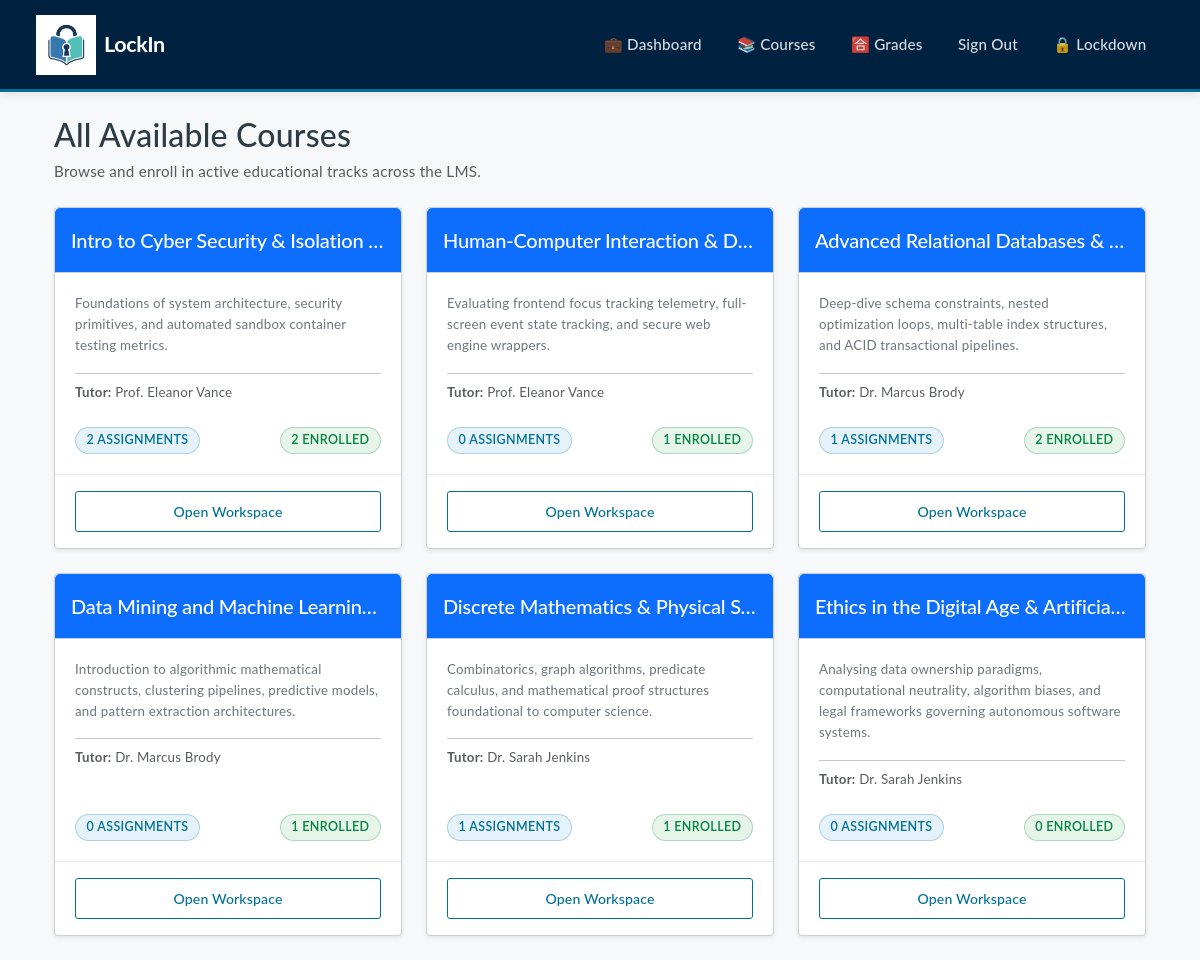
Screenshot of /courses/all (signed in) with the database file from the repository.
### lms_app/models.py (models this page shows, shortened)
class Course(db.Model):
    __tablename__ = 'courses'
    id = db.Column(db.Integer, primary_key=True, autoincrement=True)
    title = db.Column(db.String(255), nullable=False)
    description = db.Column(db.Text, nullable=False)
    teacher_id = db.Column(db.Integer, db.ForeignKey('users.id'), nullable=False)
    enrollments = db.relationship('Enrollment', backref='course', lazy=True)
    assignments = db.relationship('Assignment', backref='course', lazy=True)

class User(db.Model):
    __tablename__ = 'users'
    id = db.Column(db.Integer, primary_key=True, autoincrement=True)
    name = db.Column(db.String(255), nullable=False)
    email = db.Column(db.String(255), unique=True, nullable=False)
    password_hash = db.Column(db.String(255), nullable=False)
    role = db.Column(db.String(50), nullable=False, default="student")  # CHECK constraint handled in DB
    courses_taught = db.relationship('Course', backref='teacher', lazy=True)
    enrollments = db.relationship('Enrollment', backref='student', lazy=True)
    submissions = db.relationship('Submission', backref='student', lazy=True)

### lms_app/courses/routes.py (the view)
@courses_bp.route("/all", methods=["GET"])
def courses_page():
    if "user_id" not in session:
        return redirect(url_for("users.sign_in_page"))
    courses = Course.query.all()
    return render_template(
        "courses.html",
        courses=courses
    )

### lms_app/templates/courses.html (shortened to what this page needs)
{% extends "base.html" %}
{% block content %}
<div class="container mt-2">
    <div class="d-flex justify-content-between align-items-center mb-4">
        <div>
            <h2 class="mb-1">All Available Courses</h2>
            <p class="text-muted mb-0">Browse and enroll in active educational tracks across the LMS.</p>
        </div>
    </div>
    <div class="row">
        {% if courses %}
            {% for course in courses %}
                <div class="col-lg-4 col-md-6 mb-4">
                    <div class="card shadow-sm border-0 h-100 course-card bg-white">
                        <div class="card-header text-white py-3" style="background: #0d6efd;">
                            <h5 class="mb-0 text-truncate">{{ course.title }}</h5>
                        </div>
                        <div class="card-body d-flex flex-column justify-content-between">
                            <div>
                                <p class="text-secondary small mb-3 text-truncate-3">{{ course.description }}</p>
                                <hr class="opacity-10 my-2">
                                <p class="text-muted small mb-3">
                                    <strong>Tutor:</strong> {{ course.teacher.name }}
                                </p>
                            </div>
                            <div class="d-flex justify-content-between align-items-center mt-auto pt-2">
                                <span class="badge bg-primary-subtle text-primary border border-primary-subtle rounded-pill px-3">
                                    {{ course.assignments|length }} Assignments
                                </span>
                                <span class="badge bg-success-subtle text-success border border-success-subtle rounded-pill px-3">
                                    {{ course.enrollments|length }} Enrolled
                                </span>
                            </div>
                        </div>
                        <div class="card-footer bg-transparent border-0 pt-0 pb-3 px-3 d-flex flex-column gap-2">
                            {% set is_enrolled = false %}
                            {% for enrollment in course.enrollments %}
                                {% if enrollment.student_id == session.get('user_id') %}
                                    {% set is_enrolled = true %}
                                {% endif %}
                            {% endfor %}
                            {% if is_enrolled or session.get('role') == 'teacher' %}
                                <a href="{{ url_for('courses.course_page', course_id=course.id) }}" class="btn btn-outline-primary w-100 fw-medium">
                                    Open Workspace
                                </a>
                            {% endif %}
                        </div>
                    </div>
                </div>
            {% endfor %}
        {% else %}
            <div class="col-12">
                <div class="alert alert-info py-4 border-0 shadow-sm rounded-3">
                    <p class="mb-0 text-secondary">No active classrooms are currently published on the server database.</p>
                </div>
            </div>
        {% endif %}
    </div>
</div>
{% endblock %}

### lms_app/static/css/styles.css (style rules this page uses)
.course-card { animation:fadeIn .5s ease; }
:root { --canvas-primary: #002240; --canvas-accent: #007099; --canvas-success: #008543; --canvas-warning: #D97400; --canvas-danger: #C22000; --canvas-bg: #F5F5F5; --canvas-text: #2D3B45; --canvas-border: #C7D1D6; --canvas-transition: cubic-bezier(0.25, 0.8, 0.25, 1); --canvas-speed: 0.28s; }
body { background-color: var(--canvas-bg); color: var(--canvas-text); font-family: "Lato", "Helvetica Neue", Helvetica, Arial, sans-serif; font-size: 0.95rem; line-height: 1.6; letter-spacing: 0.015em; -webkit-font-smoothing: antialiased; overflow-x: hidden; }
.card { background: #FFFFFF; border: 1px solid var(--canvas-border) !important; border-radius: 4px !important; box-shadow: 0 2px 5px rgba(0, 0, 0, 0.05); transition: transform var(--canvas-speed) var(--canvas-transition), box-shadow var(--canvas-speed) var(--canvas-transition); overflow: hidden; }
.card-header { font-weight: 700; font-size: 1.1rem; letter-spacing: -0.01em; padding: 1.25rem 1rem !important; border-bottom: 1px solid var(--canvas-border) !important; }
.card-body { padding: 1.25rem 1.25rem; }
.card-footer { border-top: 1px solid rgba(199, 209, 214, 0.4) !important; padding: 1rem 1.25rem !important; }
.badge { padding: 0.5em 0.85em !important; font-weight: 600; font-size: 0.78rem; letter-spacing: 0.03em; text-transform: uppercase; }
.bg-primary-subtle { background-color: #E5F2FA !important; color: var(--canvas-accent) !important; border: 1px solid rgba(0, 112, 153, 0.25) !important; }
.bg-success-subtle { background-color: #E6F4EA !important; color: var(--canvas-success) !important; border: 1px solid rgba(0, 133, 67, 0.25) !important; }
.btn { font-weight: 600; font-size: 0.88rem; padding: 0.55rem 1.25rem; border-radius: 3px !important; text-transform: none; letter-spacing: 0.01em; transition: all var(--canvas-speed) var(--canvas-transition); }
.btn-outline-primary { color: var(--canvas-accent); border-color: var(--canvas-accent); }
.row, .container { animation: canvasFadeInUp 0.5s var(--canvas-transition); }

### lms_app/templates/base.html (style rules this page uses)
body { background-color: #f7f8fa; }
.course-card { transition: all 0.2s ease-in-out; }
.card { border: none; border-radius: 15px; transition: 0.25s ease; }
.btn { border-radius: 10px; }

### rows the page displays
Course: title "Intro to Cyber Security & Isolation…", description "Foundations of system architecture, security primitives, and automated sandbox container testing metrics.", teacher.name "Prof. Eleanor Vance", assignments|length "2", enrollments|length "2"
Course: title "Human-Computer Interaction & D…", description "Evaluating frontend focus tracking telemetry, full-screen event state tracking, and secure web engine wrappers.", teacher.name "Prof. Eleanor Vance", assignments|length "0", enrollments|length "1"
Course: title "Advanced Relational Databases &…", description "Deep-dive schema constraints, nested optimization loops, multi-table index structures, and ACID transactional pipelines.", teacher.name "Dr. Marcus Brody", assignments|length "1", enrollments|length "2"
Course: title "Data Mining and Machine Learnin…", description "Introduction to algorithmic mathematical constructs, clustering pipelines, predictive models, and pattern extraction architectures.", teacher.name "Dr. Marcus Brody", assignments|length "0", enrollments|length "1"
Course: title "Discrete Mathematics & Physical S…", description "Combinatorics, graph algorithms, predicate calculus, and mathematical proof structures foundational to computer science.", teacher.name "Dr. Sarah Jenkins", assignments|length "1", enrollments|length "1"
Course: title "Ethics in the Digital Age & Artificia…", description "Analysing data ownership paradigms, computational neutrality, algorithm biases, and legal frameworks governing autonomous software systems.", teacher.name "Dr. Sarah Jenkins", assignments|length "0", enrollments|length "0"
